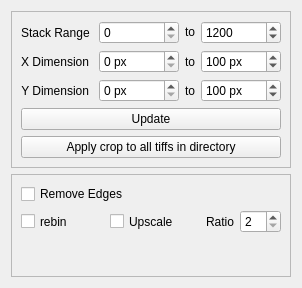
         <widget class="QWidget" name="page">
          <property name="geometry">
           <rect>
            <x>0</x>
            <y>0</y>
            <width>302</width>
            <height>288</height>
           </rect>
          </property>
          <attribute name="label">
           <string>Adjust Image Dimensions</string>
          </attribute>
          <layout class="QGridLayout" name="gridLayout_21">
           <item row="0" column="0">
            <widget class="QFrame" name="frame_7">
             <property name="sizePolicy">
              <sizepolicy hsizetype="Minimum" vsizetype="Preferred">
               <horstretch>0</horstretch>
               <verstretch>0</verstretch>
              </sizepolicy>
             </property>
             <property name="styleSheet">
              <string notr="true"/>
             </property>
             <property name="frameShape">
              <enum>QFrame::StyledPanel</enum>
             </property>
             <property name="frameShadow">
              <enum>QFrame::Raised</enum>
             </property>
             <layout class="QGridLayout" name="gridLayout_30">
              <item row="0" column="0">
               <layout class="QGridLayout" name="gridLayout_17">
                <property name="sizeConstraint">
                 <enum>QLayout::SetMinimumSize</enum>
                </property>
                <item row="0" column="1">
                 <widget class="QSpinBox" name="sb_zrange1">
                  <property name="sizePolicy">
                   <sizepolicy hsizetype="Preferred" vsizetype="Fixed">
                    <horstretch>0</horstretch>
                    <verstretch>0</verstretch>
                   </sizepolicy>
                  </property>
                  <property name="minimum">
                   <number>0</number>
                  </property>
                  <property name="maximum">
                   <number>500</number>
                  </property>
                  <property name="value">
                   <number>0</number>
                  </property>
                  <property name="displayIntegerBase">
                   <number>10</number>
                  </property>
                 </widget>
                </item>
                <item row="0" column="3">
                 <widget class="QSpinBox" name="sb_zrange2">
                  <property name="sizePolicy">
                   <sizepolicy hsizetype="Preferred" vsizetype="Fixed">
                    <horstretch>0</horstretch>
                    <verstretch>0</verstretch>
                   </sizepolicy>
                  </property>
                  <property name="minimum">
                   <number>1</number>
                  </property>
                  <property name="maximum">
                   <number>5000</number>
                  </property>
                  <property name="value">
                   <number>1200</number>
                  </property>
                  <property name="displayIntegerBase">
                   <number>10</number>
                  </property>
                 </widget>
                </item>
                <item row="2" column="3">
                 <widget class="QSpinBox" name="sb_yrange2">
                  <property name="sizePolicy">
                   <sizepolicy hsizetype="Preferred" vsizetype="Fixed">
                    <horstretch>0</horstretch>
                    <verstretch>0</verstretch>
                   </sizepolicy>
                  </property>
                  <property name="readOnly">
                   <bool>false</bool>
                  </property>
                  <property name="suffix">
                   <string> px</string>
                  </property>
                  <property name="minimum">
                   <number>1</number>
                  </property>
                  <property name="maximum">
                   <number>10000</number>
                  </property>
                  <property name="value">
                   <number>100</number>
                  </property>
                 </widget>
                </item>
                <item row="1" column="3">
                 <widget class="QSpinBox" name="sb_xrange2">
                  <property name="sizePolicy">
                   <sizepolicy hsizetype="Preferred" vsizetype="Fixed">
                    <horstretch>0</horstretch>
                    <verstretch>0</verstretch>
                   </sizepolicy>
                  </property>
                  <property name="readOnly">
                   <bool>false</bool>
                  </property>
                  <property name="suffix">
                   <string> px</string>
                  </property>
                  <property name="minimum">
                   <number>1</number>
                  </property>
                  <property name="maximum">
                   <number>10000</number>
                  </property>
                  <property name="value">
                   <number>100</number>
                  </property>
                 </widget>
                </item>
                <item row="1" column="1">
                 <widget class="QSpinBox" name="sb_xrange1">
                  <property name="sizePolicy">
                   <sizepolicy hsizetype="Preferred" vsizetype="Fixed">
                    <horstretch>0</horstretch>
                    <verstretch>0</verstretch>
                   </sizepolicy>
                  </property>
                  <property name="readOnly">
                   <bool>false</bool>
                  </property>
                  <property name="suffix">
                   <string> px</string>
                  </property>
                  <property name="minimum">
                   <number>0</number>
                  </property>
                  <property name="maximum">
                   <number>10000</number>
                  </property>
                  <property name="value">
                   <number>0</number>
                  </property>
                 </widget>
                </item>
                <item row="2" column="0">
                 <widget class="QLabel" name="label_15">
                  <property name="sizePolicy">
                   <sizepolicy hsizetype="Fixed" vsizetype="Preferred">
                    <horstretch>0</horstretch>
                    <verstretch>0</verstretch>
                   </sizepolicy>
                  </property>
                  <property name="text">
                   <string>Y Dimension</string>
                  </property>
                  <property name="alignment">
                   <set>Qt::AlignRight|Qt::AlignTrailing|Qt::AlignVCenter</set>
                  </property>
                 </widget>
                </item>
                <item row="2" column="1">
                 <widget class="QSpinBox" name="sb_yrange1">
                  <property name="sizePolicy">
                   <sizepolicy hsizetype="Preferred" vsizetype="Fixed">
                    <horstretch>0</horstretch>
                    <verstretch>0</verstretch>
                   </sizepolicy>
                  </property>
                  <property name="readOnly">
                   <bool>false</bool>
                  </property>
                  <property name="suffix">
                   <string> px</string>
                  </property>
                  <property name="minimum">
                   <number>0</number>
                  </property>
                  <property name="maximum">
                   <number>10000</number>
                  </property>
                  <property name="value">
                   <number>0</number>
                  </property>
                 </widget>
                </item>
                <item row="1" column="0">
                 <widget class="QLabel" name="label_19">
                  <property name="sizePolicy">
                   <sizepolicy hsizetype="Fixed" vsizetype="Preferred">
                    <horstretch>0</horstretch>
                    <verstretch>0</verstretch>
                   </sizepolicy>
                  </property>
                  <property name="text">
                   <string>X Dimension</string>
                  </property>
                  <property name="alignment">
                   <set>Qt::AlignRight|Qt::AlignTrailing|Qt::AlignVCenter</set>
                  </property>
                 </widget>
                </item>
                <item row="0" column="0">
                 <widget class="QLabel" name="label_20">
                  <property name="sizePolicy">
                   <sizepolicy hsizetype="Fixed" vsizetype="Preferred">
                    <horstretch>0</horstretch>
                    <verstretch>0</verstretch>
                   </sizepolicy>
                  </property>
                  <property name="text">
                   <string>Stack Range </string>
                  </property>
                  <property name="alignment">
                   <set>Qt::AlignRight|Qt::AlignTrailing|Qt::AlignVCenter</set>
                  </property>
                 </widget>
                </item>
                <item row="2" column="2">
                 <widget class="QLabel" name="label_9">
                  <property name="sizePolicy">
                   <sizepolicy hsizetype="Fixed" vsizetype="Preferred">
                    <horstretch>0</horstretch>
                    <verstretch>0</verstretch>
                   </sizepolicy>
                  </property>
                  <property name="text">
                   <string>to</string>
                  </property>
                  <property name="alignment">
                   <set>Qt::AlignCenter</set>
                  </property>
                 </widget>
                </item>
                <item row="1" column="2">
                 <widget class="QLabel" name="label_5">
                  <property name="sizePolicy">
                   <sizepolicy hsizetype="Ignored" vsizetype="Preferred">
                    <horstretch>0</horstretch>
                    <verstretch>0</verstretch>
                   </sizepolicy>
                  </property>
                  <property name="text">
                   <string>to</string>
                  </property>
                  <property name="alignment">
                   <set>Qt::AlignCenter</set>
                  </property>
                 </widget>
                </item>
                <item row="0" column="2">
                 <widget class="QLabel" name="label_22">
                  <property name="sizePolicy">
                   <sizepolicy hsizetype="Ignored" vsizetype="Fixed">
                    <horstretch>0</horstretch>
                    <verstretch>0</verstretch>
                   </sizepolicy>
                  </property>
                  <property name="text">
                   <string>to</string>
                  </property>
                  <property name="alignment">
                   <set>Qt::AlignCenter</set>
                  </property>
                 </widget>
                </item>
               </layout>
              </item>
              <item row="1" column="0">
               <widget class="QPushButton" name="pb_crop">
                <property name="sizePolicy">
                 <sizepolicy hsizetype="Preferred" vsizetype="Fixed">
                  <horstretch>0</horstretch>
                  <verstretch>0</verstretch>
                 </sizepolicy>
                </property>
                <property name="toolTip">
                 <string>Adjust the dimensions of the image</string>
                </property>
                <property name="styleSheet">
                 <string notr="true"/>
                </property>
                <property name="text">
                 <string>Update</string>
                </property>
               </widget>
              </item>
              <item row="2" column="0">
               <widget class="QPushButton" name="pb_apply_crop_to_all">
                <property name="text">
                 <string>Apply crop to all tiffs in directory</string>
                </property>
               </widget>
              </item>
             </layout>
            </widget>
           </item>
           <item row="1" column="0">
            <widget class="QFrame" name="frame_6">
             <property name="sizePolicy">
              <sizepolicy hsizetype="Preferred" vsizetype="Preferred">
               <horstretch>0</horstretch>
               <verstretch>0</verstretch>
              </sizepolicy>
             </property>
             <property name="frameShape">
              <enum>QFrame::StyledPanel</enum>
             </property>
             <property name="frameShadow">
              <enum>QFrame::Raised</enum>
             </property>
             <layout class="QGridLayout" name="gridLayout_22">
              <item row="0" column="0">
               <layout class="QGridLayout" name="gridLayout_14">
                <item row="0" column="0">
                 <widget class="QCheckBox" name="cb_remove_edges">
                  <property name="sizePolicy">
                   <sizepolicy hsizetype="Preferred" vsizetype="Preferred">
                    <horstretch>0</horstretch>
                    <verstretch>0</verstretch>
                   </sizepolicy>
                  </property>
                  <property name="toolTip">
                   <string>Removes one column/row from all four edges</string>
                  </property>
                  <property name="text">
                   <string>Remove Edges</string>
                  </property>
                 </widget>
                </item>
                <item row="1" column="0">
                 <layout class="QHBoxLayout" name="horizontalLayout_12">
                  <item>
                   <widget class="QCheckBox" name="cb_rebin">
                    <property name="enabled">
                     <bool>true</bool>
                    </property>
                    <property name="sizePolicy">
                     <sizepolicy hsizetype="Preferred" vsizetype="Preferred">
                      <horstretch>0</horstretch>
                      <verstretch>0</verstretch>
                     </sizepolicy>
                    </property>
                    <property name="text">
                     <string>rebin</string>
                    </property>
                   </widget>
                  </item>
                  <item>
                   <widget class="QCheckBox" name="cb_upscale">
                    <property name="enabled">
                     <bool>true</bool>
                    </property>
                    <property name="sizePolicy">
                     <sizepolicy hsizetype="Preferred" vsizetype="Preferred">
                      <horstretch>0</horstretch>
                      <verstretch>0</verstretch>
                     </sizepolicy>
                    </property>
                    <property name="text">
                     <string>Upscale</string>
                    </property>
                   </widget>
                  </item>
                  <item>
                   <layout class="QHBoxLayout" name="horizontalLayout">
                    <item>
                     <widget class="QLabel" name="label_12">
                      <property name="text">
                       <string>Ratio</string>
                      </property>
                      <property name="alignment">
                       <set>Qt::AlignRight|Qt::AlignTrailing|Qt::AlignVCenter</set>
                      </property>
                     </widget>
                    </item>
                    <item>
                     <widget class="QSpinBox" name="sb_scaling_factor">
                      <property name="enabled">
                       <bool>true</bool>
                      </property>
                      <property name="sizePolicy">
                       <sizepolicy hsizetype="Fixed" vsizetype="Fixed">
                        <horstretch>0</horstretch>
                        <verstretch>0</verstretch>
                       </sizepolicy>
                      </property>
                      <property name="styleSheet">
                       <string notr="true">font: 10pt &quot;MS Shell Dlg 2&quot;;</string>
                      </property>
                      <property name="minimum">
                       <number>2</number>
                      </property>
                      <property name="maximum">
                       <number>16</number>
                      </property>
                      <property name="singleStep">
                       <number>2</number>
                      </property>
                      <property name="value">
                       <number>2</number>
                      </property>
                     </widget>
                    </item>
                   </layout>
                  </item>
                 </layout>
                </item>
               </layout>
              </item>
              <item row="1" column="0">
               <spacer name="verticalSpacer_3">
                <property name="orientation">
                 <enum>Qt::Vertical</enum>
                </property>
                <property name="sizeHint" stdset="0">
                 <size>
                  <width>20</width>
                  <height>40</height>
                 </size>
                </property>
               </spacer>
              </item>
             </layout>
            </widget>
           </item>
          </layout>
         </widget>
